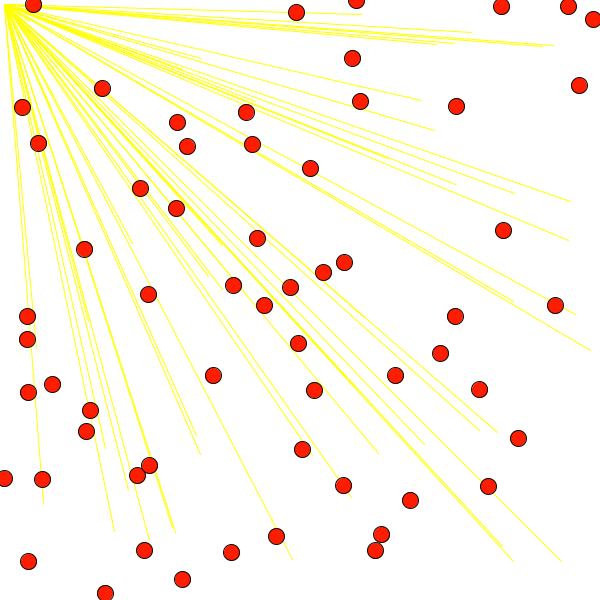
Frame 1 (no input)
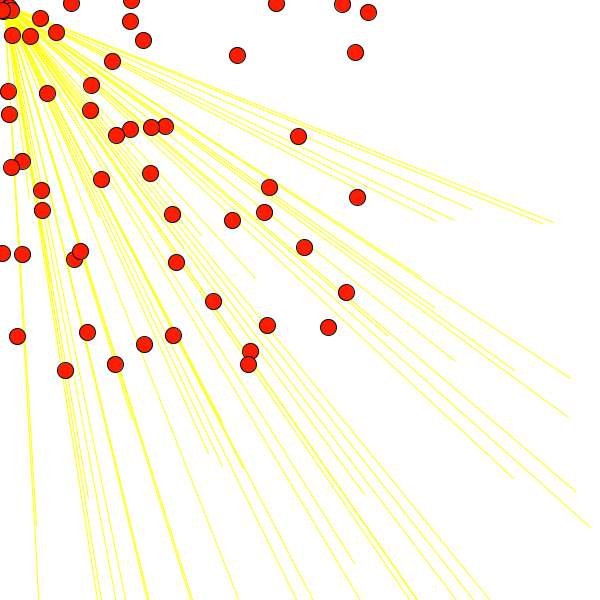
Frame 60 (the mouse pressed at the canvas centre just before this capture)
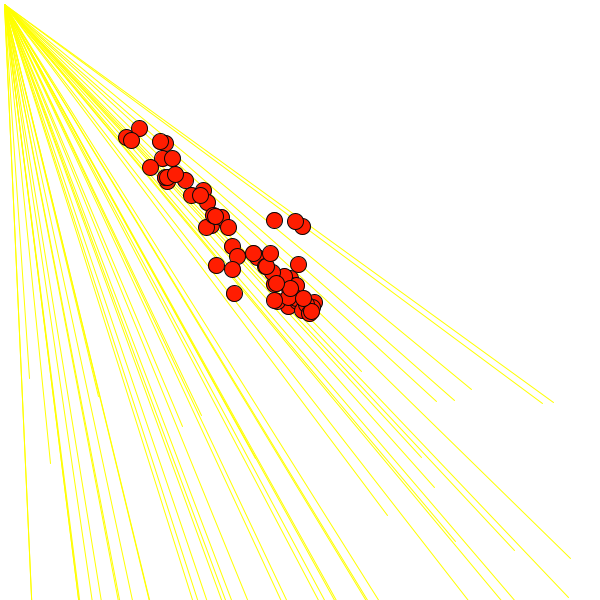
Frame 120 (the mouse held since frame 60 and released just before this capture)

The Processing sketch that drew these frames (run headless with seeded random() and noise(); from frame 60 on, the mouse is pressed at the canvas centre):

// Processing sketch: Repte3_Exercici6
// ── Repte3_Exercici6.pde
Mover[] liniesSol = new Mover[50]; // Es crea un array de 50 línies per poder mostrar les línies del sol. 
Mover[] marietes = new Mover[60]; // Es crea un array de 60 el·lipses per poder mostrar les marietes. 

void setup() {

  size(600, 600);
  background(255);

  // Es genera un primer bucle per anar generant totes les línies del sol (liniesSol[i]). 
  for (int i = 0; i < liniesSol.length; i++) { 
    liniesSol[i] = new Mover();
  }

  // Es genera un primer bucle per anar generant totes les línies del sol (marietes[i]). 
  for (int i = 0; i < marietes.length; i++) { 
    // S'inicialitza l'array d'objectes Mover(). 
    marietes[i] = new Mover();
  }
}

void draw() {

  background(255);

  // Es crea un primer bucle per generar el moviment i per mostrar la visualització de les 50 línies del sol mitjançant els mètodes updateSol i displaySol. 
  for (int i = 0; i < liniesSol.length; i++) { 

    // Es criden les funcions de tots els mètodes dins l'array de liniesSol[i].
    liniesSol[i].updateSol();
    liniesSol[i].displaySol();
  }

  // Es crea un segon bucle per generar el moviment i per mostrar la visualització dels 60 
  // el·lipses de les marietes mitjançant els mètodes updateMarietes i displayMarietes. 
  for (int i = 0; i < marietes.length; i++) {

    // Es criden les funcions de tots els mètodes dins l'array de marietes[i].
    marietes[i].updateMarietes();    
    marietes[i].displayMarietes();
  }
}

class Mover {

  PVector locationSol;
  PVector velocitySol;
  float topspeedSol;

  PVector locationMarietes;
  PVector velocityMarietes;
  PVector accelerationMarietes;
  float topspeedMarietes;

  Mover() {

    // Es crea una localització aleatòria per les línies del sol. 
    locationSol = new PVector(random(width), random(height)); 

    // Es defineix la velocitat que tindrà en direcció a l'eix Y.
    velocitySol = new PVector(0, 3); 

    // Es defineix quina serà la seva velocitat màxima. 
    topspeedSol = 3; 

    // Es crea una localització aleatòria per a l'ubicació de les marietes. 
    locationMarietes = new PVector(random(width), random(height));

    // Es defineix la velocitat que tindrà en direcció a l'eix Y.
    velocityMarietes = new PVector(0, 0);

    // Es defineix quina serà la seva velocitat màxima. 
    topspeedMarietes = 4;
  }

  void updateSol() {

    // Es defineix la velocitat de les línies del sol. 
    velocitySol.limit(topspeedSol);

    // Es defineix quin serà el seu límit, el qual anirà disminuint en cada updateSol(). 
    locationSol.add(velocitySol);
  }

  // Es mostren les línies del sol amb les caracterísitiques de les seves línies, els seus colors i les seves bores. 
  void displaySol() {

    stroke(255, 255, 000);
    fill(255, 255, 000);
    line(locationSol.x, locationSol.y, 4, 4);
  }

  void updateMarietes() {

    // Es crea un algoritme que troba el vector, el qual apunta cap al ratolí.
    PVector mouse = new PVector(mouseX, mouseY);    
    PVector dir = PVector.sub(mouse, locationMarietes);

    // Es normalitza el vector.
    dir.normalize();

    // S'escala el vector.
    dir.mult(0.5);

    // Se li aplica l'acceleració.
    accelerationMarietes = dir;

    // La velocitat canvia per acceleració i la ubicació canvia per la velocitat.
    velocityMarietes.add(accelerationMarietes);
    velocityMarietes.limit(topspeedMarietes);
    locationMarietes.add(velocityMarietes);
  }

  // Es mostren les marietes amb les caracterísitiques de les seves línies, els seus colors i les seves bores. 
  void displayMarietes() {
    stroke(010, 010, 010);
    fill(255, 035, 001);
    ellipse(locationMarietes.x, locationMarietes.y, 16, 16);
  }
}
